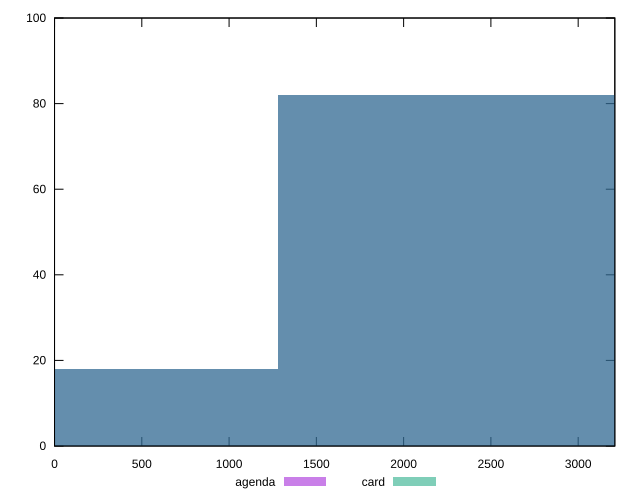

gnuplot code for this plot:
reset

$agenda <<EOF
2564.7333110541795 82
0 18
EOF

$card <<EOF
2564.7333110541795 82
0 18
EOF

set key outside below
set boxwidth 2564.7333110541795
set xrange [0:3210]
set yrange [0:100]
set trange [0:100]
set style fill transparent solid 0.5 noborder
set terminal svg size 640, 500 enhanced background rgb 'white'
set output "reports/report_00028_2021-02-24T12-49-42.674Z/unused-javascript/comparison/histogram/1_vs_2.svg"

plot $agenda title "agenda" with boxes, \
     $card title "card" with boxes

reset
